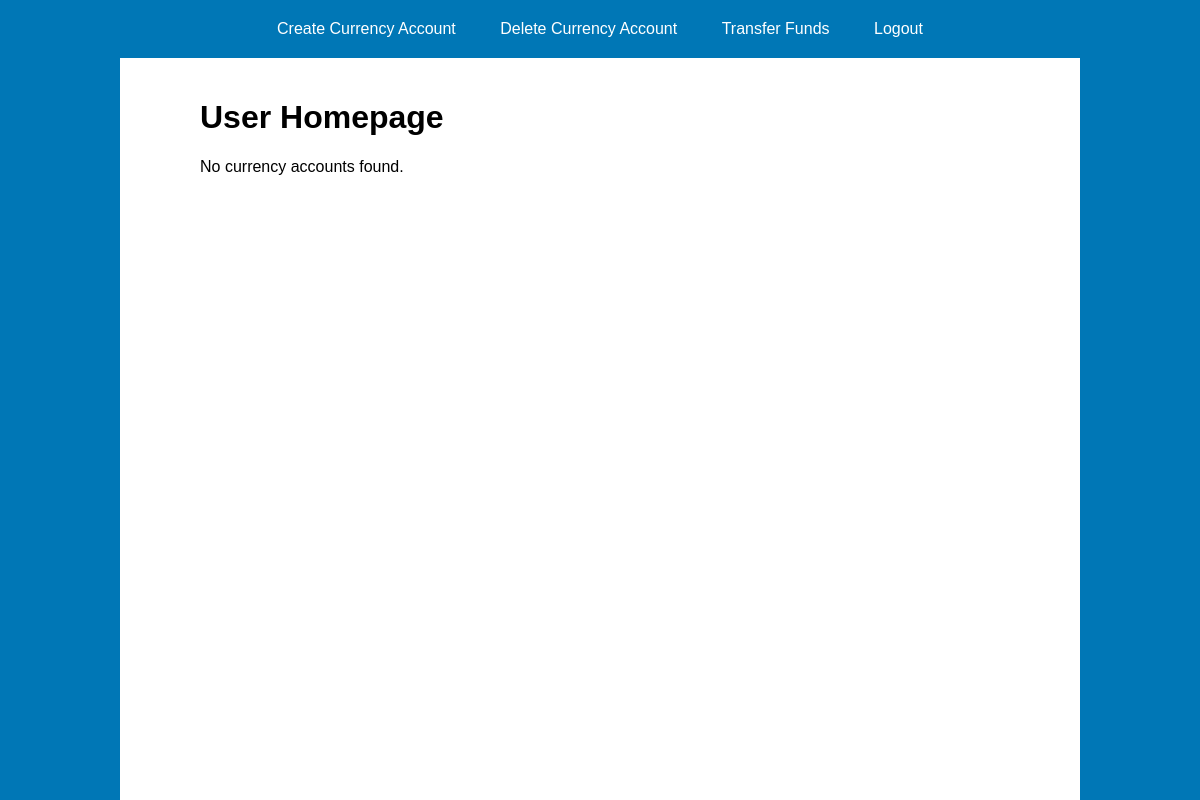
The app's page /user-homepage.php, older data.
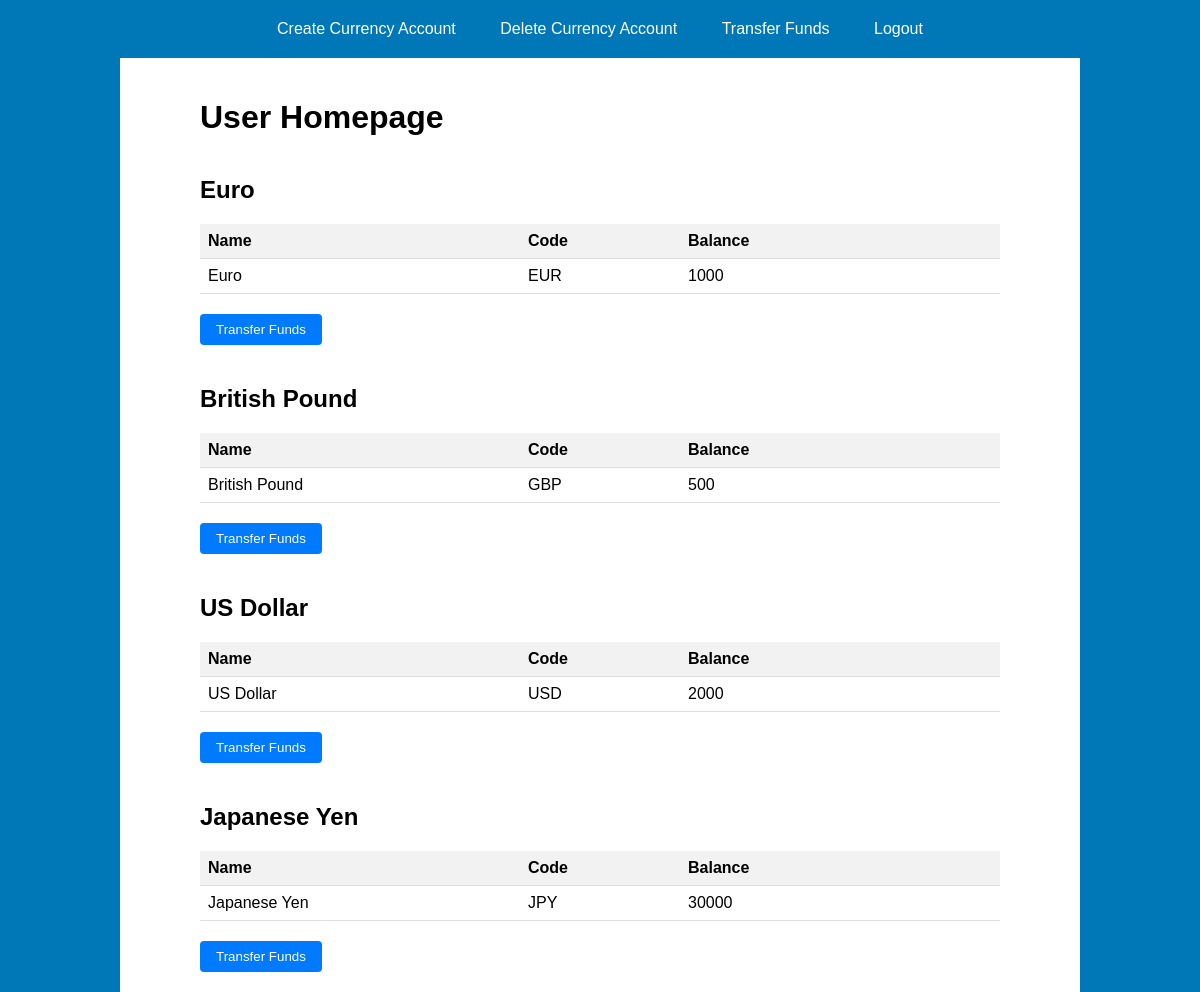
The same page, newer data.
### tables this page shows
CREATE TABLE Currency (
    currency_id INTEGER PRIMARY KEY,
    name VARCHAR(50),
    code VARCHAR(3)
);

### user-homepage.php (the view, shortened to what this page needs)
<!DOCTYPE html>
<html lang="en">
<head>
    <link rel="stylesheet" href="styles.css">
</head>
<body>
    <header>
        <nav>
            <ul>
                <li><a href="create-account.php">Create Currency Account</a></li>
                <li><a href="delete-account.php">Delete Currency Account</a></li>
                <li><a href="transfer-funds.php">Transfer Funds</a></li>
                <li><a href="logout.php">Logout</a></li>
            </ul>
        </nav>
    </header>
    <div class="left-background"></div>
    <div class="right-background"></div>
    <div class="container">
        <h1>User Homepage</h1>
        <?php
        $dbPath = 'C:\xampp\htdocs\Currency-Transfer-Application\Currency_Database.db';
        try {
            $db = new PDO('sqlite:' . $dbPath);
            $db->setAttribute(PDO::ATTR_ERRMODE, PDO::ERRMODE_EXCEPTION);
            $sql = "SELECT * FROM Currency";
            $stmt = $db->prepare($sql);
            $stmt->execute();
            $accounts = $stmt->fetchAll();
            if ($accounts) {
                foreach ($accounts as $account) {
                    echo "<h2>{$account['name']}</h2>";
                    echo "<table>";
                    echo "<tr><th class='name-column'>Name</th><th class='code-column'>Code</th><th class='balance-column'>Balance</th></tr>";
                    $accountId = $account['currency_id'];
                    $balanceStmt = $db->prepare("SELECT balance FROM Currency_account WHERE currency_id = :accountId");
                    $balanceStmt->bindParam(':accountId', $accountId);
                    $balanceStmt->execute();
                    $balance = $balanceStmt->fetchColumn();
                    echo "<tr><td>{$account['name']}</td><td>{$account['code']}</td><td>{$balance}</td></tr>";
                    echo "</table>";
                    echo "<div class='button-container'>";
                    echo "<button class='transfer-button'>Transfer Funds</button>";
                    echo "</div>";
                }
            } else {
                echo "<p>No currency accounts found.</p>";
            }
        } catch (PDOException $e) {
            echo "Database connection failed: " . $e->getMessage();
        }
        ?>
    </div>
</body>
</html>

### styles.css (style rules this page uses)
body { font-family: Arial, sans-serif; margin: 0; padding: 0; }
.container { max-width: 800px; margin: 0 auto; padding: 20px; position: relative; }
header { background-color: #0077b6; color: #fff; padding: 20px 0; text-align: center; border-bottom: 0px solid #fff; }
header nav ul { list-style-type: none; margin: 0; padding: 0; }
header nav ul li { display: inline; }
header nav ul li a { text-decoration: none; color: #fff; padding: 10px 20px; }
.left-background, .right-background { content: ""; display: block; position: fixed; top: 0; bottom: 0; width: 10%; background-color: #0077b6; z-index: -1; }
.left-background { left: 0; }
.right-background { right: 0; }
h2 { margin-top: 40px; }
p { margin-bottom: 40px; }

### user-homepage.php (style rules this page uses)
table { width: 100%; border-collapse: collapse; margin-bottom: 20px; }
th, td { padding: 8px; text-align: left; border-bottom: 1px solid #ddd; }
th { background-color: #f2f2f2; }
.button-container { margin-top: 20px; }
.transfer-button { padding: 8px 16px; background-color: #007bff; color: white; border: none; border-radius: 4px; cursor: pointer; }
.name-column { width: 40%; }
.code-column { width: 20%; }
.balance-column { width: 40%; }

Row changes from the older to the newer data that the page shows:
added currency: name "Euro", code "EUR", balance "1000"
added currency: name "British Pound", code "GBP", balance "500"
added currency: name "US Dollar", code "USD", balance "2000"
added currency: name "Japanese Yen", code "JPY", balance "30000"
Text that changed along with them:
text no longer shown: "No currency accounts found."
